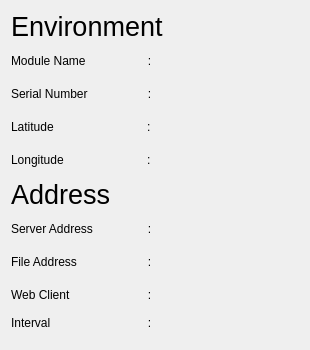
        <widget class="QWidget" name="pg_environment">
         <property name="geometry">
          <rect>
           <x>0</x>
           <y>0</y>
           <width>310</width>
           <height>350</height>
          </rect>
         </property>
         <attribute name="label">
          <string>Environment</string>
         </attribute>
         <layout class="QGridLayout" name="gridLayout_3">
          <item row="0" column="0">
           <layout class="QVBoxLayout" name="verticalLayout">
            <item>
             <widget class="QLabel" name="lbl_title_env">
              <property name="maximumSize">
               <size>
                <width>16777215</width>
                <height>30</height>
               </size>
              </property>
              <property name="font">
               <font>
                <pointsize>20</pointsize>
               </font>
              </property>
              <property name="text">
               <string>Environment</string>
              </property>
             </widget>
            </item>
            <item>
             <layout class="QGridLayout" name="gridLayout_11">
              <item row="0" column="0">
               <widget class="QLabel" name="lbl_module_name">
                <property name="minimumSize">
                 <size>
                  <width>130</width>
                  <height>17</height>
                 </size>
                </property>
                <property name="maximumSize">
                 <size>
                  <width>130</width>
                  <height>17</height>
                 </size>
                </property>
                <property name="text">
                 <string>Module Name</string>
                </property>
               </widget>
              </item>
              <item row="0" column="1">
               <widget class="QLabel" name="lbl_sc_module_name">
                <property name="minimumSize">
                 <size>
                  <width>5</width>
                  <height>17</height>
                 </size>
                </property>
                <property name="maximumSize">
                 <size>
                  <width>5</width>
                  <height>17</height>
                 </size>
                </property>
                <property name="text">
                 <string>:</string>
                </property>
                <property name="alignment">
                 <set>Qt::AlignCenter</set>
                </property>
               </widget>
              </item>
              <item row="0" column="2">
               <widget class="QLabel" name="le_module_name">
                <property name="minimumSize">
                 <size>
                  <width>141</width>
                  <height>27</height>
                 </size>
                </property>
                <property name="text">
                 <string/>
                </property>
               </widget>
              </item>
              <item row="1" column="0">
               <widget class="QLabel" name="lbl_serial_number">
                <property name="minimumSize">
                 <size>
                  <width>130</width>
                  <height>17</height>
                 </size>
                </property>
                <property name="maximumSize">
                 <size>
                  <width>130</width>
                  <height>17</height>
                 </size>
                </property>
                <property name="text">
                 <string>Serial Number</string>
                </property>
               </widget>
              </item>
              <item row="1" column="1">
               <widget class="QLabel" name="lbl_sc_serial_number">
                <property name="minimumSize">
                 <size>
                  <width>5</width>
                  <height>17</height>
                 </size>
                </property>
                <property name="maximumSize">
                 <size>
                  <width>5</width>
                  <height>17</height>
                 </size>
                </property>
                <property name="text">
                 <string>:</string>
                </property>
                <property name="alignment">
                 <set>Qt::AlignCenter</set>
                </property>
               </widget>
              </item>
              <item row="1" column="2">
               <widget class="QLabel" name="le_serial_number">
                <property name="minimumSize">
                 <size>
                  <width>141</width>
                  <height>27</height>
                 </size>
                </property>
                <property name="text">
                 <string/>
                </property>
               </widget>
              </item>
              <item row="2" column="1">
               <widget class="QLabel" name="lbl_sc_latitude">
                <property name="minimumSize">
                 <size>
                  <width>5</width>
                  <height>17</height>
                 </size>
                </property>
                <property name="maximumSize">
                 <size>
                  <width>5</width>
                  <height>17</height>
                 </size>
                </property>
                <property name="text">
                 <string>:</string>
                </property>
               </widget>
              </item>
              <item row="2" column="2">
               <widget class="QLabel" name="le_latitude">
                <property name="minimumSize">
                 <size>
                  <width>141</width>
                  <height>27</height>
                 </size>
                </property>
                <property name="text">
                 <string/>
                </property>
               </widget>
              </item>
              <item row="2" column="0">
               <widget class="QLabel" name="lbl_latitude">
                <property name="minimumSize">
                 <size>
                  <width>130</width>
                  <height>17</height>
                 </size>
                </property>
                <property name="maximumSize">
                 <size>
                  <width>130</width>
                  <height>17</height>
                 </size>
                </property>
                <property name="text">
                 <string>Latitude</string>
                </property>
               </widget>
              </item>
              <item row="3" column="0">
               <widget class="QLabel" name="lbl_longitude">
                <property name="minimumSize">
                 <size>
                  <width>130</width>
                  <height>17</height>
                 </size>
                </property>
                <property name="maximumSize">
                 <size>
                  <width>130</width>
                  <height>17</height>
                 </size>
                </property>
                <property name="text">
                 <string>Longitude</string>
                </property>
               </widget>
              </item>
              <item row="3" column="1">
               <widget class="QLabel" name="lbl_sc_longitude">
                <property name="minimumSize">
                 <size>
                  <width>5</width>
                  <height>17</height>
                 </size>
                </property>
                <property name="maximumSize">
                 <size>
                  <width>5</width>
                  <height>17</height>
                 </size>
                </property>
                <property name="text">
                 <string>:</string>
                </property>
               </widget>
              </item>
              <item row="3" column="2">
               <widget class="QLabel" name="le_longitude">
                <property name="minimumSize">
                 <size>
                  <width>141</width>
                  <height>27</height>
                 </size>
                </property>
                <property name="text">
                 <string/>
                </property>
               </widget>
              </item>
             </layout>
            </item>
            <item>
             <widget class="QLabel" name="lbl_title_env_addr">
              <property name="maximumSize">
               <size>
                <width>16777215</width>
                <height>30</height>
               </size>
              </property>
              <property name="font">
               <font>
                <pointsize>20</pointsize>
               </font>
              </property>
              <property name="text">
               <string>Address</string>
              </property>
             </widget>
            </item>
            <item>
             <layout class="QGridLayout" name="gridLayout_12">
              <item row="1" column="0">
               <widget class="QLabel" name="lbl_file_address">
                <property name="minimumSize">
                 <size>
                  <width>130</width>
                  <height>17</height>
                 </size>
                </property>
                <property name="maximumSize">
                 <size>
                  <width>130</width>
                  <height>17</height>
                 </size>
                </property>
                <property name="text">
                 <string>File Address</string>
                </property>
               </widget>
              </item>
              <item row="1" column="1">
               <widget class="QLabel" name="lbl_sc_file_address">
                <property name="minimumSize">
                 <size>
                  <width>5</width>
                  <height>17</height>
                 </size>
                </property>
                <property name="maximumSize">
                 <size>
                  <width>5</width>
                  <height>17</height>
                 </size>
                </property>
                <property name="text">
                 <string>:</string>
                </property>
                <property name="alignment">
                 <set>Qt::AlignCenter</set>
                </property>
               </widget>
              </item>
              <item row="1" column="2">
               <widget class="QLabel" name="le_file_address">
                <property name="minimumSize">
                 <size>
                  <width>141</width>
                  <height>27</height>
                 </size>
                </property>
                <property name="text">
                 <string/>
                </property>
               </widget>
              </item>
              <item row="0" column="1">
               <widget class="QLabel" name="lbl_sc_server_address">
                <property name="minimumSize">
                 <size>
                  <width>5</width>
                  <height>17</height>
                 </size>
                </property>
                <property name="maximumSize">
                 <size>
                  <width>5</width>
                  <height>17</height>
                 </size>
                </property>
                <property name="text">
                 <string>:</string>
                </property>
                <property name="alignment">
                 <set>Qt::AlignCenter</set>
                </property>
               </widget>
              </item>
              <item row="0" column="0">
               <widget class="QLabel" name="lbl_server_address">
                <property name="minimumSize">
                 <size>
                  <width>130</width>
                  <height>17</height>
                 </size>
                </property>
                <property name="maximumSize">
                 <size>
                  <width>130</width>
                  <height>17</height>
                 </size>
                </property>
                <property name="text">
                 <string>Server Address</string>
                </property>
               </widget>
              </item>
              <item row="0" column="2">
               <widget class="QLabel" name="le_server_address">
                <property name="minimumSize">
                 <size>
                  <width>141</width>
                  <height>27</height>
                 </size>
                </property>
                <property name="text">
                 <string/>
                </property>
               </widget>
              </item>
              <item row="2" column="0">
               <widget class="QLabel" name="lbl_web_client">
                <property name="minimumSize">
                 <size>
                  <width>130</width>
                  <height>17</height>
                 </size>
                </property>
                <property name="maximumSize">
                 <size>
                  <width>130</width>
                  <height>17</height>
                 </size>
                </property>
                <property name="text">
                 <string>Web Client</string>
                </property>
               </widget>
              </item>
              <item row="2" column="1">
               <widget class="QLabel" name="lbl_sc_web_client">
                <property name="minimumSize">
                 <size>
                  <width>5</width>
                  <height>17</height>
                 </size>
                </property>
                <property name="maximumSize">
                 <size>
                  <width>5</width>
                  <height>17</height>
                 </size>
                </property>
                <property name="text">
                 <string>:</string>
                </property>
                <property name="alignment">
                 <set>Qt::AlignCenter</set>
                </property>
               </widget>
              </item>
              <item row="2" column="2">
               <widget class="QLabel" name="le_web_client">
                <property name="minimumSize">
                 <size>
                  <width>141</width>
                  <height>27</height>
                 </size>
                </property>
                <property name="text">
                 <string/>
                </property>
               </widget>
              </item>
              <item row="3" column="0">
               <widget class="QLabel" name="lbl_interval">
                <property name="text">
                 <string>Interval</string>
                </property>
               </widget>
              </item>
              <item row="3" column="2">
               <widget class="QLabel" name="le_interval">
                <property name="text">
                 <string/>
                </property>
               </widget>
              </item>
              <item row="3" column="1">
               <widget class="QLabel" name="lbl_sc_interval">
                <property name="minimumSize">
                 <size>
                  <width>5</width>
                  <height>17</height>
                 </size>
                </property>
                <property name="maximumSize">
                 <size>
                  <width>5</width>
                  <height>17</height>
                 </size>
                </property>
                <property name="text">
                 <string>:</string>
                </property>
                <property name="alignment">
                 <set>Qt::AlignCenter</set>
                </property>
               </widget>
              </item>
             </layout>
            </item>
           </layout>
          </item>
          <item row="1" column="0">
           <spacer name="verticalSpacer">
            <property name="orientation">
             <enum>Qt::Vertical</enum>
            </property>
            <property name="sizeHint" stdset="0">
             <size>
              <width>20</width>
              <height>40</height>
             </size>
            </property>
           </spacer>
          </item>
         </layout>
        </widget>
